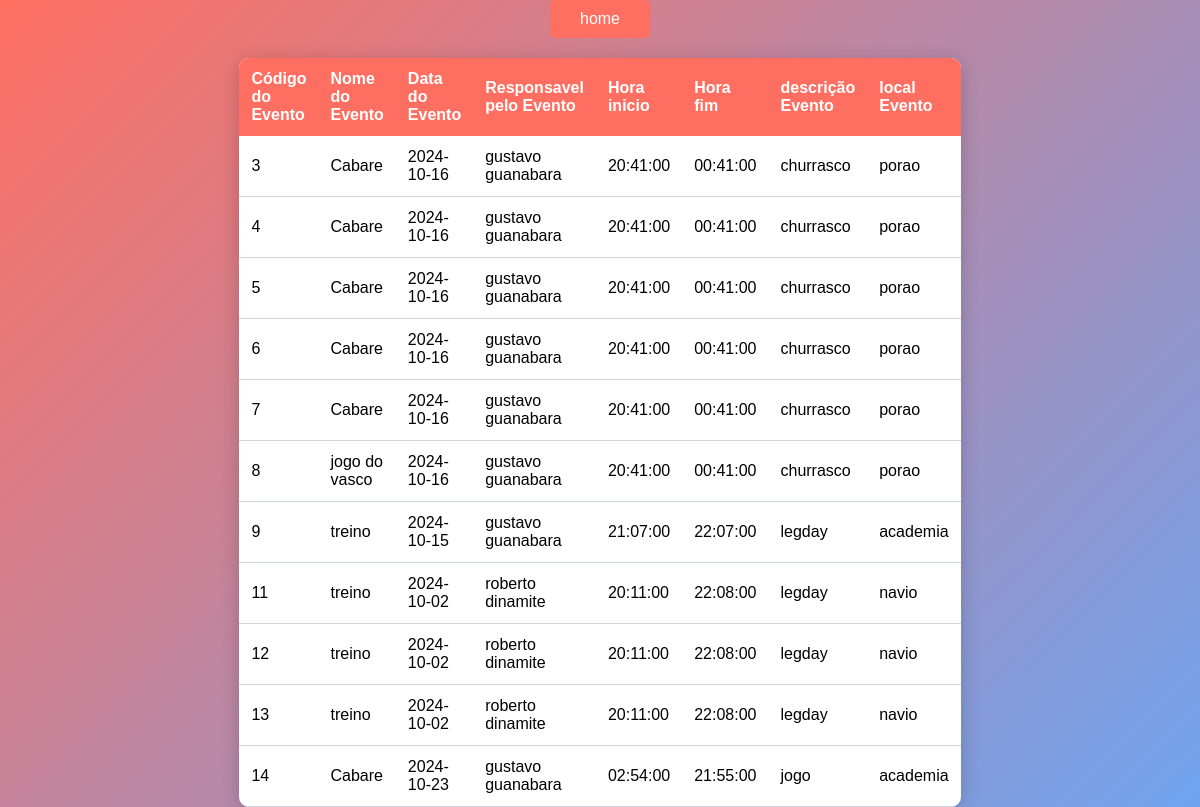
/valida_edicao.php, run on the app's committed database.
### tables this page shows
CREATE TABLE `agenda` (
  `id_evento` int(11) NOT NULL,
  `nome_evento` varchar(100) NOT NULL,
  `date_evento` date NOT NULL,
  `responsavel_evento` varchar(100) NOT NULL,
  `hora_inicio` time NOT NULL,
  `hora_fim` time NOT NULL,
  `descricao_evento` varchar(256) NOT NULL,
  `local_evento` varchar(100) DEFAULT NULL
);

### valida_edicao.php (the view, shortened to what this page needs)
<?php
$host = "localhost:3306";
$user = "root";
$pass = "";
$base = "agenda";
$conexao = mysqli_connect($host, $user, $pass, $base);
$resultaDaQuerySelect = mysqli_query ($conexao, "SELECT * FROM agenda");
?>
<!DOCTYPE html>
<html lang="pt-BR">
<head>
    <link rel="stylesheet" href="bd.css">
</head>
<body>
<a href="index.php">
                    <button class="button" type="button">home</button>
                </a>
    <table class='event-table'>
        <thead>
            <tr>
                <th>Código do Evento</th>
                <th>Nome do Evento</th>
                <th>Data do Evento</th>
                <th>Responsavel pelo Evento</th>
                <th>Hora inicio</th>
                <th>Hora fim</th>
                <th>descrição Evento</th>
                <th>local Evento</th>
            </tr>
        </thead>
        <tbody>
            <?php
            if (mysqli_num_rows($resultaDaQuerySelect) > 0) {
                while ($escrever = mysqli_fetch_array($resultaDaQuerySelect)) {
                    echo "<tr>
                            <td>" . htmlspecialchars($escrever['id_evento']) . "</td>
                            <td>" . htmlspecialchars($escrever['nome_evento']) . "</td>
                            <td>" . htmlspecialchars($escrever['date_evento']) . "</td>
                            <td>" . htmlspecialchars($escrever['responsavel_evento']) . "</td>
                            <td>" . htmlspecialchars($escrever['hora_inicio']) . "</td>
                            <td>" . htmlspecialchars($escrever['hora_fim']) . "</td>
                             <td>" . htmlspecialchars($escrever['descricao_evento']) . "</td>
                             <td>" . htmlspecialchars($escrever['local_evento']) . "</td>
                          </tr>";
                }
            } else {
                echo "<tr><td colspan='3'>Nenhum evento cadastrado.</td></tr>";
            }
            ?>
        </tbody>
    </table>
</body>
</html>

### bd.css (style rules this page uses)
* { box-sizing: border-box; }
body { font-family: 'Arial', sans-serif; background: linear-gradient(135deg, #FF6F61, #6FA3EF); display: flex; flex-direction: column; align-items: center; height: auto; margin: 0; }
.event-table { background: white; border-radius: 10px; box-shadow: 0 4px 20px rgba(0, 0, 0, 0.2); width: 100%; max-width: 450px; overflow: hidden; margin-top: 20px; }
table { width: 100%; border-collapse: collapse; }
th { background-color: #FF6F61; color: white; padding: 12px; text-align: left; }
td { padding: 12px; border-bottom: 1px solid #ced4da; }
button { width: 100px; padding: 10px 20px;; background-color: #FF6F61; color: white; border: none; border-radius: 5px; font-size: 1em; cursor: pointer; transition: background-color 0.3s, transform 0.3s; }

### data on the page
agenda: id_evento "3", nome_evento "Cabare", date_evento "2024-10-16", responsavel_evento "gustavo guanabara", hora_inicio "20:41:00", hora_fim "00:41:00", descricao_evento "churrasco", local_evento "porao"
agenda: id_evento "4", nome_evento "Cabare", date_evento "2024-10-16", responsavel_evento "gustavo guanabara", hora_inicio "20:41:00", hora_fim "00:41:00", descricao_evento "churrasco", local_evento "porao"
agenda: id_evento "5", nome_evento "Cabare", date_evento "2024-10-16", responsavel_evento "gustavo guanabara", hora_inicio "20:41:00", hora_fim "00:41:00", descricao_evento "churrasco", local_evento "porao"
agenda: id_evento "6", nome_evento "Cabare", date_evento "2024-10-16", responsavel_evento "gustavo guanabara", hora_inicio "20:41:00", hora_fim "00:41:00", descricao_evento "churrasco", local_evento "porao"
agenda: id_evento "7", nome_evento "Cabare", date_evento "2024-10-16", responsavel_evento "gustavo guanabara", hora_inicio "20:41:00", hora_fim "00:41:00", descricao_evento "churrasco", local_evento "porao"
agenda: id_evento "8", nome_evento "jogo do vasco", date_evento "2024-10-16", responsavel_evento "gustavo guanabara", hora_inicio "20:41:00", hora_fim "00:41:00", descricao_evento "churrasco", local_evento "porao"
agenda: id_evento "9", nome_evento "treino", date_evento "2024-10-15", responsavel_evento "gustavo guanabara", hora_inicio "21:07:00", hora_fim "22:07:00", descricao_evento "legday", local_evento "academia"
agenda: id_evento "11", nome_evento "treino", date_evento "2024-10-02", responsavel_evento "roberto dinamite", hora_inicio "20:11:00", hora_fim "22:08:00", descricao_evento "legday", local_evento "navio"
agenda: id_evento "12", nome_evento "treino", date_evento "2024-10-02", responsavel_evento "roberto dinamite", hora_inicio "20:11:00", hora_fim "22:08:00", descricao_evento "legday", local_evento "navio"
agenda: id_evento "13", nome_evento "treino", date_evento "2024-10-02", responsavel_evento "roberto dinamite", hora_inicio "20:11:00", hora_fim "22:08:00", descricao_evento "legday", local_evento "navio"
agenda: id_evento "14", nome_evento "Cabare", date_evento "2024-10-23", responsavel_evento "gustavo guanabara", hora_inicio "02:54:00", hora_fim "21:55:00", descricao_evento "jogo", local_evento "academia"
